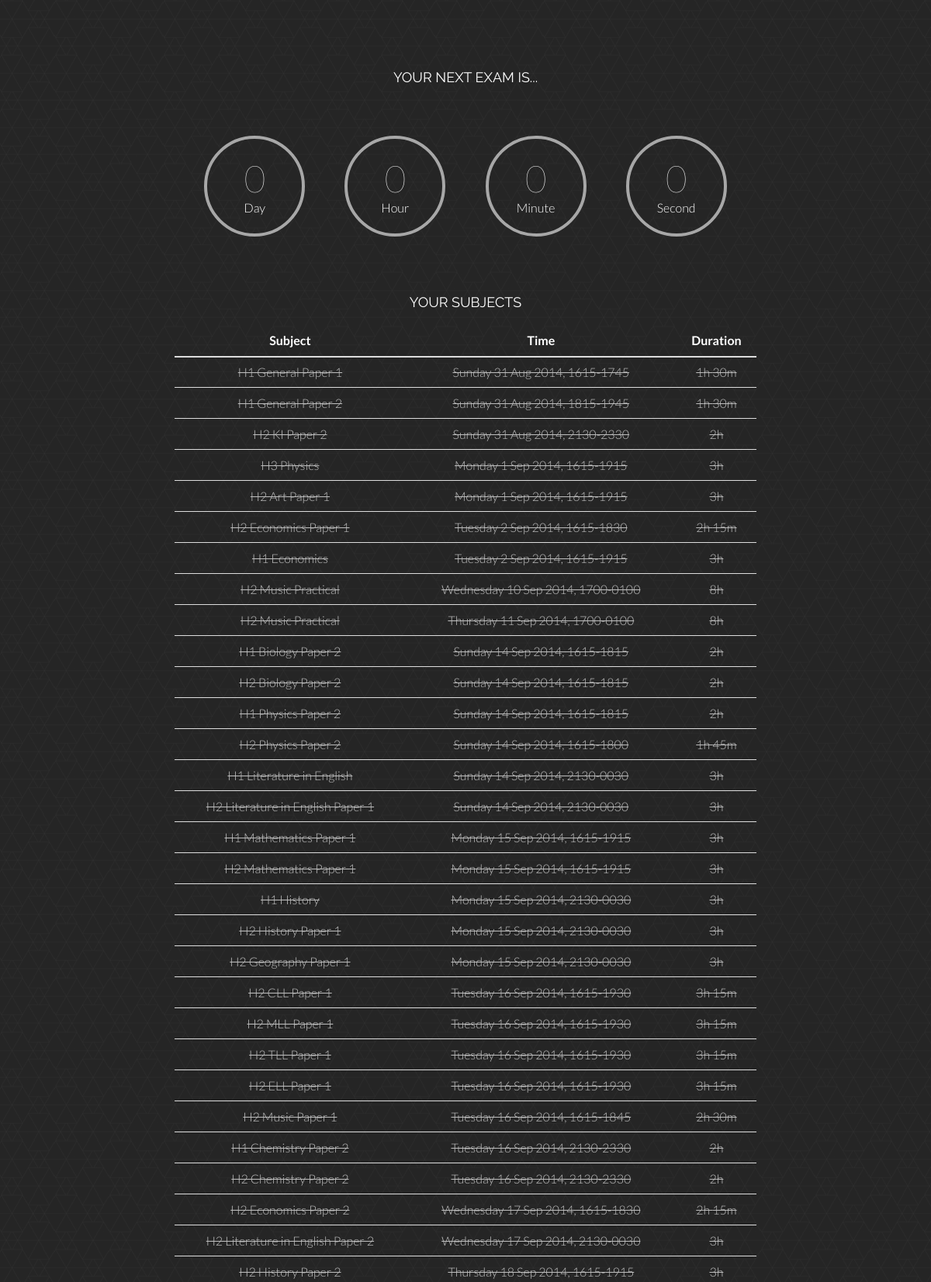
The app's page /index_bar.php (upper part) with its own data.
### tables this page shows
CREATE TABLE `exams` (
  `id` int(11) NOT NULL AUTO_INCREMENT,
  `level` int(11) NOT NULL,
  `subject` varchar(2) NOT NULL,
  `content` text NOT NULL,
  `start` timestamp NOT NULL DEFAULT '0000-00-00 00:00:00',
  `end` timestamp NOT NULL DEFAULT '0000-00-00 00:00:00',
  PRIMARY KEY (`id`)
);

### index_bar.php (the view, shortened to what this page needs)
<?php
$exams = array();
$h1 = strtoupper(trim(rtrim($_GET['h1'])));
$h2 = strtoupper(trim(rtrim($_GET['h2'])));
$h3 = strtoupper(trim(rtrim($_GET['h3'])));
$empty = ($h1 == "" && $h2 == "" && $h3 == "");
if ($empty) {
	$q = mysql_query("SELECT * FROM exams ORDER BY start ASC");
	while ($r = mysql_fetch_assoc($q)) {
		$exams[] = $r;
	}
}
?>
<!DOCTYPE html>
<html>
  <head>
    <link href="/assets/css/bootstrap.css" rel="stylesheet">
    <link href="/assets/css/soon.css" rel="stylesheet">
  </head>
  <body class="nomobile">
    <section id="header">
        <div class="container">
            <header>
                <h4 data-animated="GoIn">YOUR NEXT EXAM IS...</h4>
            </header>
            <div id="timer" data-animated="FadeIn">
                <div id="days" class="timer_box"></div>
                <div id="hours" class="timer_box"></div>
                <div id="minutes" class="timer_box"></div>
                <div id="seconds" class="timer_box"></div>
            </div>
            <div class="col-lg-8 col-lg-offset-2 mt centered">
            	<h4>YOUR SUBJECTS</h4>
				<table class="table subject_table">
					<thead>
						<tr>
							<th>Subject</th>
							<th>Time</th>
							<th>Duration</th>
						</tr>
					</thead>
					<tbody>
						<?php
							foreach ($exams as $k => $v) {
								$s = strtotime($v['start']);
								$e = strtotime($v['end']);
								echo "<tr class='over'>";
								echo "<td>$v[content]</td>";
								echo "<td>".date("l j M Y, Hi", $s)."-".date("Hi", $e)."</td>";
								$d = ($e - $s)/60;
								$h = intval($d / 60);
								$m = $d % 60;
								echo "<td>";
								if ($h > 0) echo $h."h ";
								if ($m > 0) echo $m."m";
								echo "</td>";
								echo "</tr>";
							}
						?>
					</tbody>
				</table>
			</div>
        </div>
    </section>
  </body>
</html>

### assets/css/soon.css (style rules this page uses)
body { background-image:url('../img/dark_geometric.png'); background-repeat:repeat; font-family: "Lato"; font-weight: 300; font-size: 16px; color: #555; -webkit-font-smoothing: antialiased; -webkit-overflow-scrolling: touch; }
h1, h2, h3, h4, h5, h6 { font-family: "Raleway"; font-weight: 300; color: #333; }
h4 { color: white; font-weight: 400; }
#header .container { color: #FFF; text-align: center; position: relative; z-index: 2; padding: 80px 0; }
.timer_box { margin: 35px 24px; display: inline-block; padding: 20px 12px 0px 12px; text-align: center; width: 130px; height: 130px; border-radius: 50%; border: 4px solid rgba(255, 255, 255, .6); }
.mt { margin-top: 30px; }
.centered { text-align: center; }
.animated { opacity: 0; -webkit-animation-duration: 1s; -moz-animation-duration: 1s; -o-animation-duration: 1s; animation-duration: 1s; -webkit-animation-fill-mode: both; -moz-animation-fill-mode: both; -o-animation-fill-mode: both; animation-fill-mode: both; }
.animated.GoIn { opacity: 1; -webkit-animation-delay: 1s; -moz-animation-delay: 1s; -ms-animation-delay: 1s; -o-animation-delay: 1s; animation-delay: 1s; -webkit-animation-name: GoIn; -moz-animation-name: GoIn; -o-animation-name: GoIn; animation-name: GoIn; }
.animated.FadeIn { opacity: 1; -webkit-animation-duration: .8s; -moz-animation-duration: .8s; -ms-animation-duration: .8s; -o-animation-duration: .8s; animation-duration: .8s; -webkit-animation-name: FadeIn; -moz-animation-name: FadeIn; -o-animation-name: FadeIn; animation-name: FadeIn; }

### index_bar.php (style rules this page uses)
.subject_table { width: 100%; }
.subject_table tbody td { vertical-align: middle !important; }
.subject_table tbody tr { height: 70px; }
.subject_table tbody tr.over { text-decoration: line-through; height: 40px; opacity: 0.7; }
.subject_table thead tr { height: 50px; }
.subject_table th { text-align: center; }

### records on screen
exams: content "H1 General Paper 1", start "Sunday 31 Aug 2014, 1615", end "1745", h "1", m "30"
exams: content "H1 General Paper 2", start "Sunday 31 Aug 2014, 1815", end "1945", h "1", m "30"
exams: content "H2 KI Paper 2", start "Sunday 31 Aug 2014, 2130", end "2330", h "2"
exams: content "H3 Physics", start "Monday 1 Sep 2014, 1615", end "1915", h "3"
exams: content "H2 Art Paper 1", start "Monday 1 Sep 2014, 1615", end "1915", h "3"
exams: content "H2 Economics Paper 1", start "Tuesday 2 Sep 2014, 1615", end "1830", h "2", m "15"
exams: content "H1 Economics", start "Tuesday 2 Sep 2014, 1615", end "1915", h "3"
exams: content "H2 Music Practical", start "Wednesday 10 Sep 2014, 1700", end "0100", h "8"
exams: content "H2 Music Practical", start "Thursday 11 Sep 2014, 1700", end "0100", h "8"
exams: content "H1 Biology Paper 2", start "Sunday 14 Sep 2014, 1615", end "1815", h "2"
exams: content "H2 Biology Paper 2", start "Sunday 14 Sep 2014, 1615", end "1815", h "2"
exams: content "H1 Physics Paper 2", start "Sunday 14 Sep 2014, 1615", end "1815", h "2"
exams: content "H2 Physics Paper 2", start "Sunday 14 Sep 2014, 1615", end "1800", h "1", m "45"
exams: content "H1 Literature in English", start "Sunday 14 Sep 2014, 2130", end "0030", h "3"
exams: content "H2 Literature in English Paper 1", start "Sunday 14 Sep 2014, 2130", end "0030", h "3"
exams: content "H1 Mathematics Paper 1", start "Monday 15 Sep 2014, 1615", end "1915", h "3"
exams: content "H2 Mathematics Paper 1", start "Monday 15 Sep 2014, 1615", end "1915", h "3"
exams: content "H1 History", start "Monday 15 Sep 2014, 2130", end "0030", h "3"
exams: content "H2 History Paper 1", start "Monday 15 Sep 2014, 2130", end "0030", h "3"
exams: content "H2 Geography Paper 1", start "Monday 15 Sep 2014, 2130", end "0030", h "3"
exams: content "H2 CLL Paper 1", start "Tuesday 16 Sep 2014, 1615", end "1930", h "3", m "15"
exams: content "H2 MLL Paper 1", start "Tuesday 16 Sep 2014, 1615", end "1930", h "3", m "15"
exams: content "H2 TLL Paper 1", start "Tuesday 16 Sep 2014, 1615", end "1930", h "3", m "15"
exams: content "H2 ELL Paper 1", start "Tuesday 16 Sep 2014, 1615", end "1930", h "3", m "15"
exams: content "H2 Music Paper 1", start "Tuesday 16 Sep 2014, 1615", end "1845", h "2", m "30"
exams: content "H1 Chemistry Paper 2", start "Tuesday 16 Sep 2014, 2130", end "2330", h "2"
exams: content "H2 Chemistry Paper 2", start "Tuesday 16 Sep 2014, 2130", end "2330", h "2"
exams: content "H2 Economics Paper 2", start "Wednesday 17 Sep 2014, 1615", end "1830", h "2", m "15"
exams: content "H2 Literature in English Paper 2", start "Wednesday 17 Sep 2014, 2130", end "0030", h "3"
exams: content "H2 History Paper 2", start "Thursday 18 Sep 2014, 1615", end "1915", h "3"
